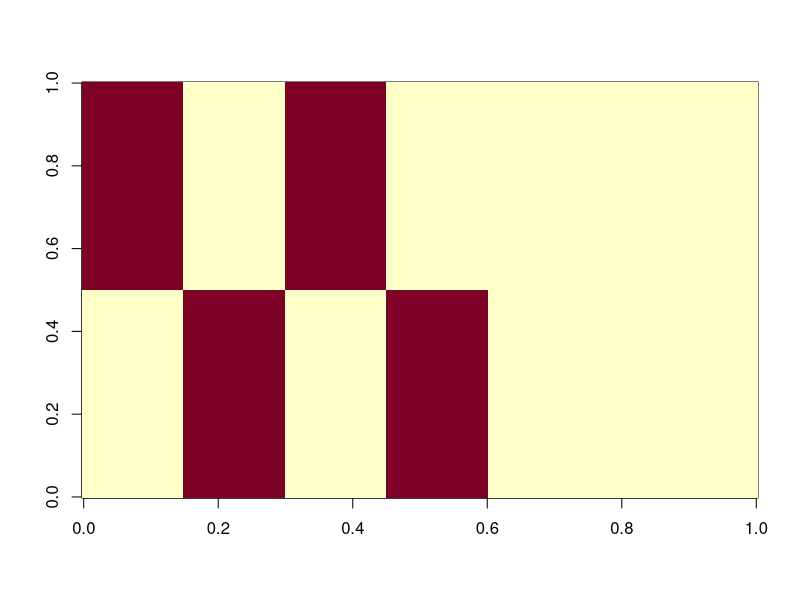
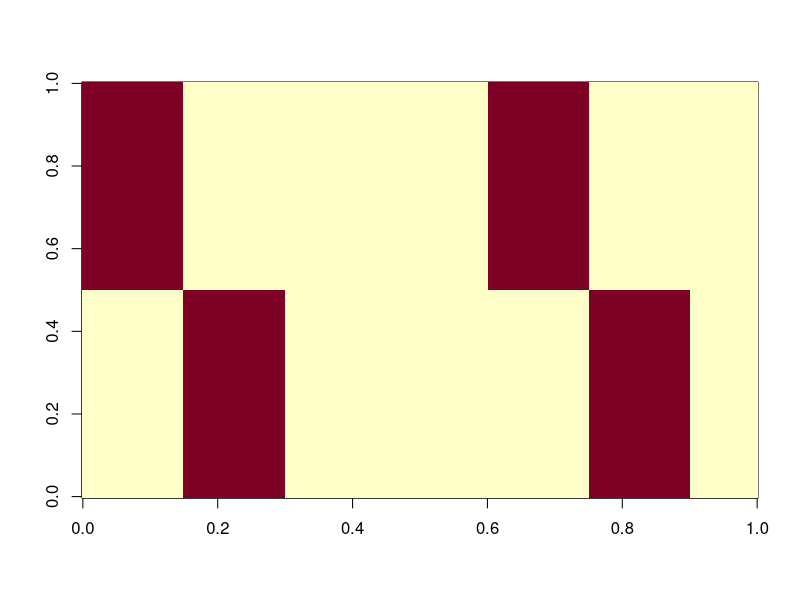
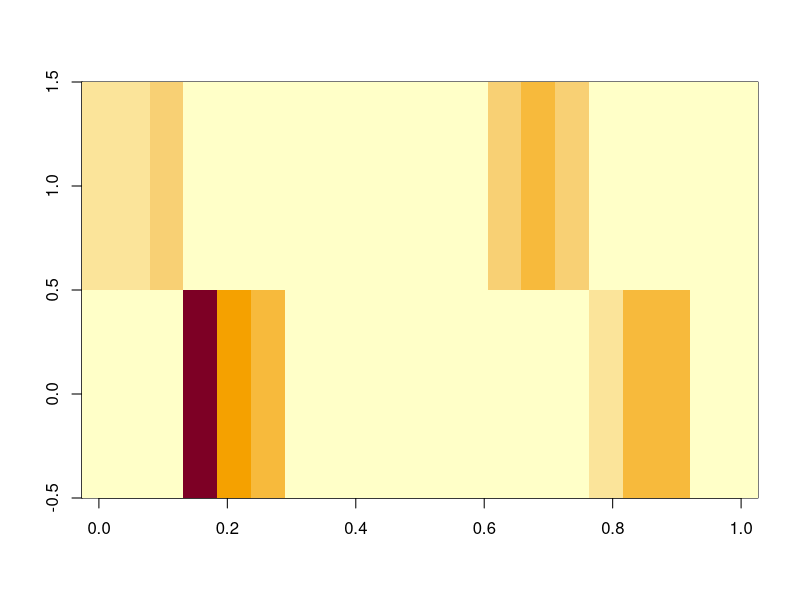
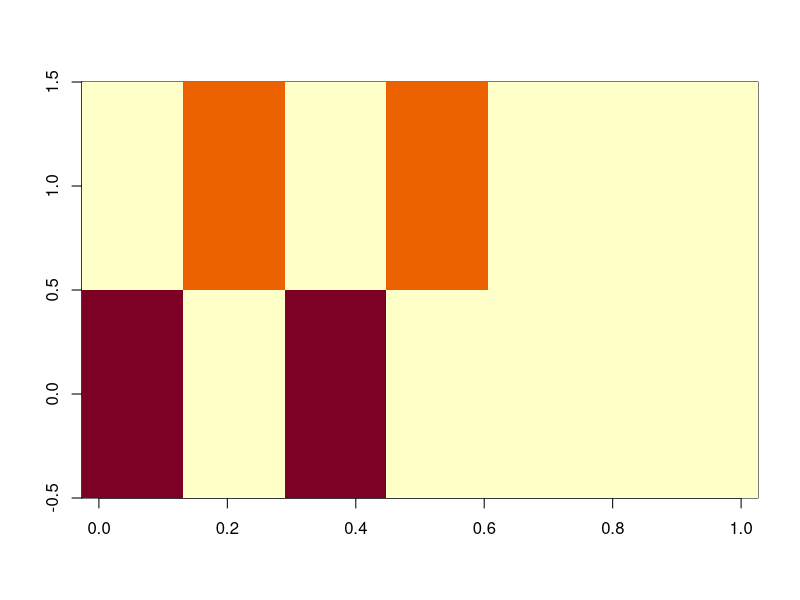
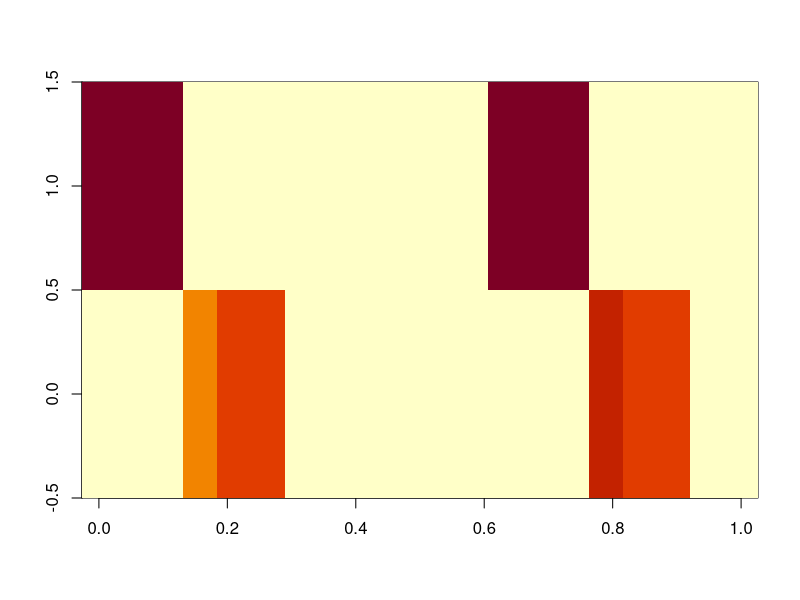
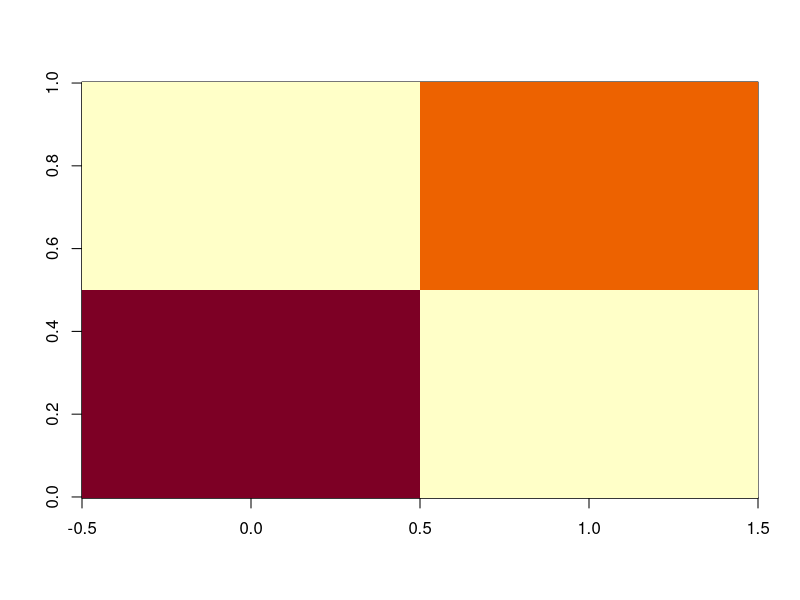
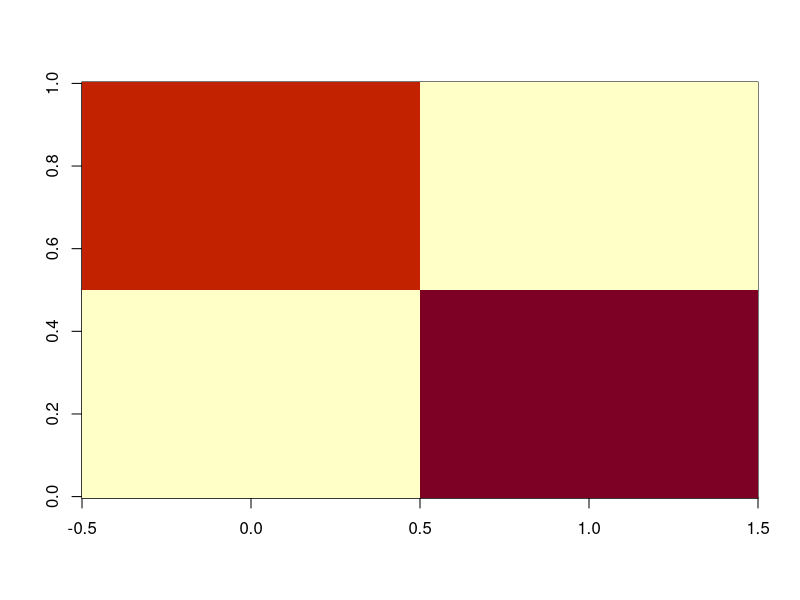

These figures' R source, in order:
solve3FINMF=function(Xs, rank=3, lam1=0.1, lam2=0.1, lam3=0.1, V0s, opts=list(init=0, maxIter=40, tol=0.01, ter=2)){
  uptade_S = function(Xs, Us, Vs, Ss, S, lam3){
    add <- function(x) Reduce("+", x)
    nSites = length(Xs)
    
    part1 = add(lapply(1:nSites, function(x) t(Us[[x]]) %*% Xs[[x]] %*% Vs[[x]])) 
    part2 = add(lapply(1:nSites, function(x) t(Us[[x]]) %*% Us[[x]] %*% (Ss[[x]] + S) %*% t(Vs[[x]]) %*% Vs[[x]])) + lam3 * S 
    
    S_new  = S * part1 / part2    
    S_new[is.na(S_new)] = 0
    
    return(S_new)
  }
  
  uptade_Ss = function(Xs, Us, Vs, Ss, S, lam2){
    nSites = length(Xs)
    Ss_new=list()
    for (x in 1:nSites) {
      part1 = t(Us[[x]]) %*% Xs[[x]] %*% Vs[[x]] 
      part2 = t(Us[[x]]) %*% Us[[x]] %*% (Ss[[x]] + S + lam2 * Ss[[x]]) %*% t(Vs[[x]]) %*% Vs[[x]]
      
      s_new  = Ss[[x]] * part1 / part2    
      s_new[is.na(s_new)] = 0
      Ss_new[[x]]=s_new
    }
    
    return(Ss_new)
  }
  
  uptade_Us = function(Xs, Us, Vs, Ss, S, lam2){
    S_sum=lapply(Ss, function(s)return(s+S))
    nSites = length(Xs)
    Us_new=list()
    for (x in 1:nSites) {
      SV=(S_sum[[x]]) %*% t(Vs[[x]])
      part1 = Xs[[x]] %*% t(SV)
      part2 = Us[[x]] %*% (SV %*% t(SV))
      SV2=Ss[[x]] %*% t(Vs[[x]])
      part2 = part2 + lam2 * Us[[x]] %*% (SV2 %*% t(SV2))
      
      u_new  = Us[[x]] * part1 / part2    
      u_new[is.na(u_new)] = 0
      Us_new[[x]]=u_new
    }
    
    return(Us_new)
  }
  
  calcObj = function(Xs, Us, Vs, Ss, S, lam1, lam2, lam3) {
    loss = vector()
    pen1 = vector()
    pen2 = vector()
    
    for (i in 1:length(Xs)) {
      loss[i] = norm(Xs[[i]] - Us[[i]] %*% (S + Ss[[i]]) %*% t(Vs[[i]]), type = "F")^2
      pen1[i] = lam1 * norm(Vs[[i]], type = "F")^2 
      pen2[i] = lam2 * norm(Us[[i]] %*% Ss[[i]] %*% t(Vs[[i]]), type = "F")^2 
      
    }
    pen3 = lam3 * norm(S, type = "F")^2
    
    res=sum(loss) 
    o=res + sum(pen1) + sum(pen2) + pen3
    return(c(o, res))
  }
  
  #######################
  #start the optimization
  #######################
  #get dimensions
  nSites = length(Xs)
  nSubs = sapply(Xs, dim)[1, ]
  nGene = sapply(Xs, dim)[2, ]
  nPath = ncol(V0s[[1]])
  Vs=V0s
  
  #initialize a starting point
  if(opts$init==0){
    Us = lapply(1:nSites, function(x) matrix(data = runif(n=rank*nSubs[x], min = 0, max = 1), nrow = nSubs[x], ncol = rank))
    Ss = lapply(1:nSites, function(x) matrix(data = runif(n=rank*nPath, min = 0, max = 1), nrow = rank, ncol = nPath))
    S = matrix(data = runif(n=nPath*rank, min = 0, max = 1), nrow = rank, ncol = nPath)
  }else if(opts$init==1){
    Ss <- opts$Ss
    S <- opts$S
    Us <- opts$Us
  }    
  
  obj=vector()
  res=vector()
  for (iter in 1:opts$maxIter){
    print(paste0("iteration: ", iter))
    
    # Start of inner loop
    S = uptade_S(Xs=Xs, Us=Us, Vs=Vs, Ss=Ss, S=S, lam3=lam3)
    Ss = uptade_Ss(Xs=Xs, Us=Us, Vs=Vs, Ss=Ss, S=S, lam2=lam2)
    Us = uptade_Us(Xs=Xs, Us=Us, Vs=Vs, Ss=Ss, S=S, lam2=lam2)
    info=calcObj(Xs=Xs, Us=Us, Vs=Vs, Ss=Ss, S=S, lam2=lam2, lam1=lam1, lam3=lam3)
    obj=c(obj, info[1])
    res=c(res, info[2])
    
    
    #check the rule for termination
    if (iter>1){
      convergence = abs(obj[length(obj)] - obj[length(obj)-1])
      if (opts$ter==1 & convergence <= opts$tol){
        break
      } else if(opts$ter==2 & convergence <= opts$tol*obj[length(obj)-1]){
        break
      }  else if(opts$ter==3 & iter==opts$maxIter){
        break
      } 
    }
  }
  return(list(Us=Us, S=S, Ss=Ss, Vs=Vs, iter_to_conv=iter, objList=obj, resList=res))
}



#X=U x S x V
#X: gene or methylation data
#U: sample variation
#S: pathway signature
#V: mapping matrix

#Two simulation dataset
#X1 (200x200) = U1 (200x2) x S (2x20) x V1 (20x200)
#X2 (150x400) = U2 (150x2) x S (2x20) x V2 (20x450)


V0_1=kronecker(diag(20), rep(1,10))
V0_2=kronecker(diag(20), rep(1,20))
Vs0=list(V0_1, V0_2)
Ss=matrix(0, 2,20); Ss[1, 1:3]=1; Ss[2, 4:6]=1; Ss[1, 7:9]=1; Ss[2, 10:12]=1
U1=matrix(0, 200,2); U1[1:100, 1]=1; U1[101:200, 2]=1; 
X1=U1 %*% Ss %*% t(V0_1)
image(t(apply(X1, 2, rev)))
Ss=matrix(0, 2,20); Ss[1, 1:3]=1; Ss[2, 4:6]=1; Ss[1, 13:15]=1; Ss[2, 16:18]=1
U2=matrix(0, 150,2); U2[1:75, 1]=1; U2[76:150, 2]=1; 
X2=U2 %*% Ss %*% t(V0_2)
Xs=list(X1=X1, X2=X2)
image(t(apply(X2, 2, rev)))


#test
solveOpt=list(init=0, maxIter=5000, tol=0.001, ter=2)
model1=solve3FINMF(Xs, rank=2, lam1=0, lam2=0.01, lam3=0, V0s=Vs0, opts=solveOpt)
image(t(apply(model1$S, 2, rev)))
image(t(apply(model1$Ss[[1]], 2, rev)))
image(t(apply(model1$Ss[[2]], 2, rev)))
image(t(apply(model1$Us[[1]], 2, rev)))
image(t(apply(model1$Us[[2]], 2, rev)))


